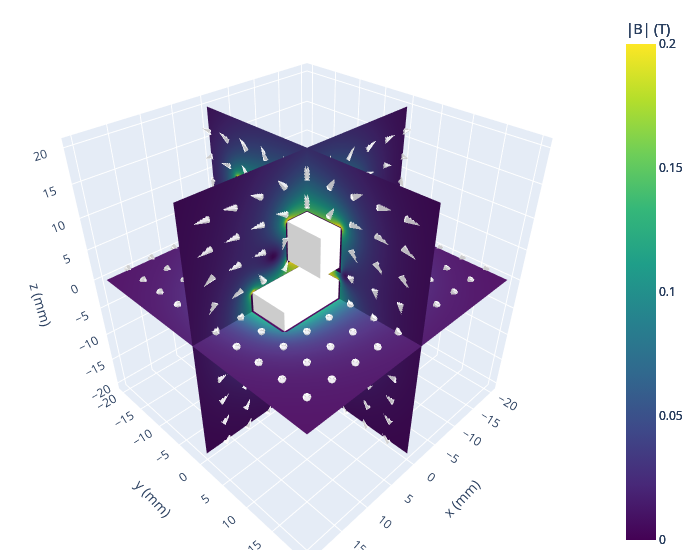

This figure's notebook cell:
### Markdown cell above
3D Render:

![Slice Plot](img/oconnell2020.png)

### Code cell
mask_magnet = False  # mask values inside a magnet
show_magnets = True  # draw magnet in plots
i = 10
m1, m2 = gen_magnet_test(paper=paper, offset=offsets[i])
fig_slice, slice_cache, data_objects = pm.plots.slice_quickplot(
    cmax=0.2,
    num_levels=5,
    opacity=1.0,
    num_arrows=10,
    num_points=100,
    cone_opacity=0.9,
    magnet_opacity=1.0,
    mask_magnet=mask_magnet,
    show_magnets=show_magnets,
    max1=20,
    max2=20,
    slice_value=0.0,
    unit="mm",
)
